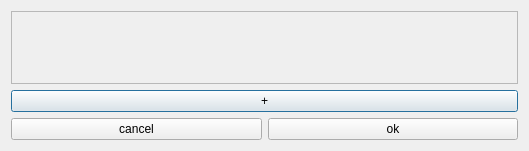
<?xml version="1.0" encoding="UTF-8"?>
<ui version="4.0">
 <class>OpenMoCapDialog</class>
 <widget class="QDialog" name="OpenMoCapDialog">
  <property name="geometry">
   <rect>
    <x>0</x>
    <y>0</y>
    <width>529</width>
    <height>151</height>
   </rect>
  </property>
  <property name="sizePolicy">
   <sizepolicy hsizetype="MinimumExpanding" vsizetype="Preferred">
    <horstretch>0</horstretch>
    <verstretch>0</verstretch>
   </sizepolicy>
  </property>
  <property name="windowTitle">
   <string>Dialog</string>
  </property>
  <layout class="QVBoxLayout" name="verticalLayout">
   <item>
    <widget class="QScrollArea" name="scrollArea">
     <property name="sizePolicy">
      <sizepolicy hsizetype="Preferred" vsizetype="Preferred">
       <horstretch>0</horstretch>
       <verstretch>0</verstretch>
      </sizepolicy>
     </property>
     <property name="horizontalScrollBarPolicy">
      <enum>Qt::ScrollBarAsNeeded</enum>
     </property>
     <property name="sizeAdjustPolicy">
      <enum>QAbstractScrollArea::AdjustToContents</enum>
     </property>
     <property name="widgetResizable">
      <bool>true</bool>
     </property>
     <widget class="QWidget" name="moCapSelections">
      <property name="geometry">
       <rect>
        <x>0</x>
        <y>0</y>
        <width>509</width>
        <height>69</height>
       </rect>
      </property>
      <property name="sizePolicy">
       <sizepolicy hsizetype="MinimumExpanding" vsizetype="Preferred">
        <horstretch>0</horstretch>
        <verstretch>0</verstretch>
       </sizepolicy>
      </property>
      <layout class="QVBoxLayout" name="verticalLayout_2">
       <property name="sizeConstraint">
        <enum>QLayout::SetDefaultConstraint</enum>
       </property>
       <item>
        <spacer name="verticalSpacer">
         <property name="orientation">
          <enum>Qt::Vertical</enum>
         </property>
         <property name="sizeHint" stdset="0">
          <size>
           <width>20</width>
           <height>0</height>
          </size>
         </property>
        </spacer>
       </item>
      </layout>
     </widget>
    </widget>
   </item>
   <item>
    <layout class="QHBoxLayout" name="horizontalLayout_2">
     <item>
      <widget class="QPushButton" name="btnAddSelection">
       <property name="text">
        <string>+</string>
       </property>
      </widget>
     </item>
    </layout>
   </item>
   <item>
    <layout class="QHBoxLayout" name="horizontalLayout">
     <item>
      <widget class="QPushButton" name="pushButtonCancel">
       <property name="text">
        <string>cancel</string>
       </property>
      </widget>
     </item>
     <item>
      <widget class="QPushButton" name="pushButtonOK">
       <property name="text">
        <string>ok</string>
       </property>
      </widget>
     </item>
    </layout>
   </item>
  </layout>
 </widget>
 <resources/>
 <connections/>
</ui>
